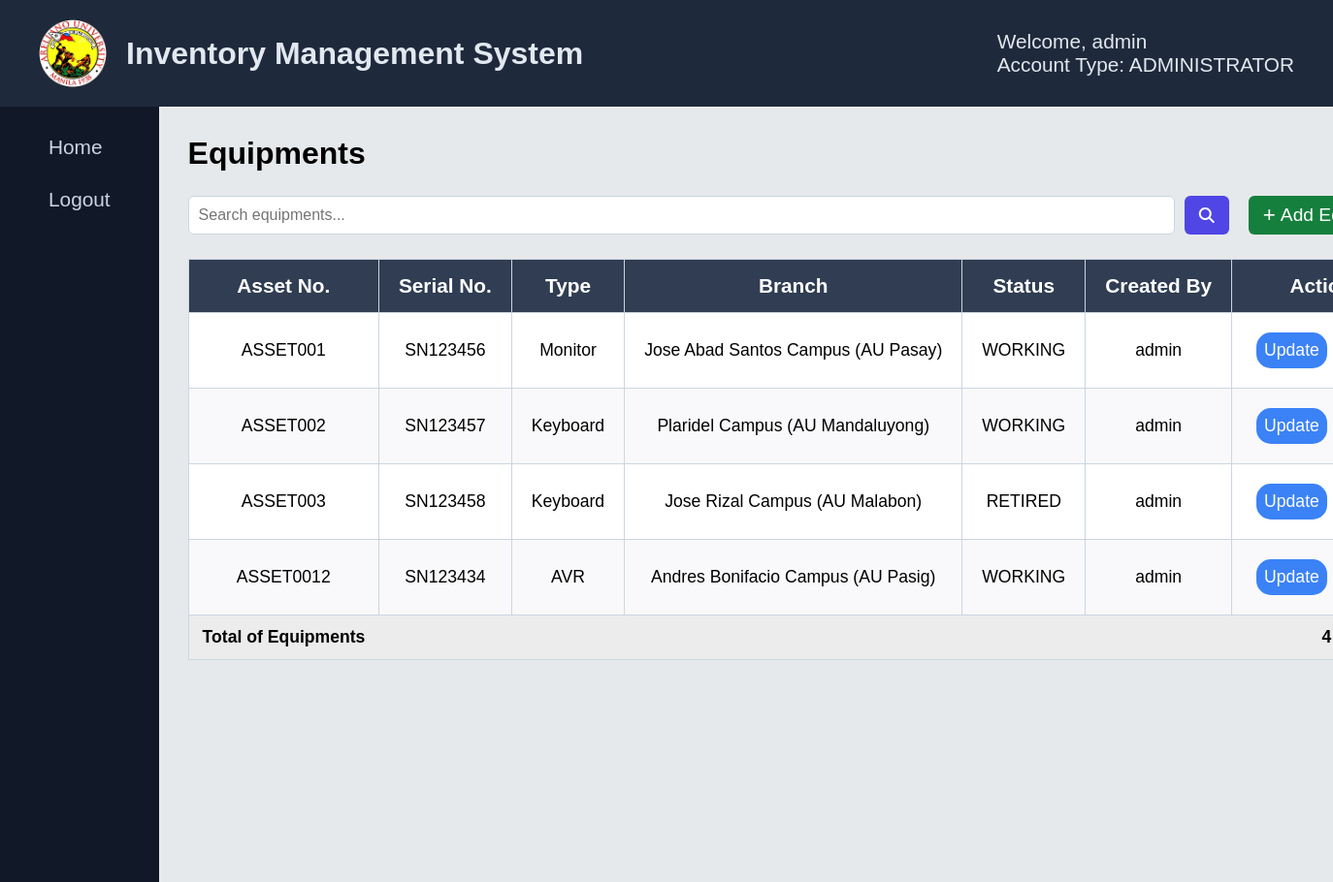
The app's page /equipmentManagement/equipment-management.php (signed in) with its own data.
### tables this page shows
CREATE TABLE `tblequipments` (
  `asset_number` varchar(100) NOT NULL,
  `serial_number` varchar(100) NOT NULL,
  `type` enum('CPU','Printer','Monitor','Keyboard','Mouse','AVR','Projector','MAC') NOT NULL,
  `manufacturer` varchar(100) NOT NULL,
  `year_model` int(11) NOT NULL,
  `description` text DEFAULT NULL,
  `branch` varchar(100) NOT NULL,
  `department` varchar(150) NOT NULL,
  `status` enum('WORKING','ON-REPAIR','RETIRED') DEFAULT 'WORKING',
  `created_by` varchar(50) NOT NULL,
  `date_created` datetime DEFAULT current_timestamp()
);

### equipmentManagement/equipment-management.php (the view, shortened to what this page needs)
<?php
require_once("../config/config.php");
?>
<!DOCTYPE html>
<html lang="en">
<head>
    <link rel="stylesheet" href="https://cdnjs.cloudflare.com/ajax/libs/font-awesome/6.5.1/css/all.min.css">
    <link rel="stylesheet" href="../assets/css/notification.css">
</head>
<body>
    <?php include("../includes/nav-sidebar.php");?>
        <div class="container">
            <form action="<?php echo htmlspecialchars($_SERVER['PHP_SELF'])?>" method="post">
                <h4>Equipments</h4>
                <div class="head-con">
                    <div class="searchdiv">
                        <input type="text" name="txtsearch" placeholder="Search equipments...">
                        <button type="submit" name="btnsearch" class="search-btn">
                            <i class="fa-solid fa-magnifying-glass"></i>
                        </button>
                    </div>
                    <div class="create-div">
                        <a href="./create-equipment.php" name="btncreate" class="create-btn">
                            <span style="margin-right: 5px; font-size: 1.4rem;">+</span><span class="mobile-block">Add Equipment</span>
                        </a>
                    </div>
                </div>
            <div class="table-div">
                <?php
                function buildtable($result) {
                    if (mysqli_num_rows($result) > 0) {
                        echo "<table>";
                        echo "<tr>";
                        echo "<th>Asset No.</th><th>Serial No.</th><th>Type</th><th>Branch</th><th>Status</th><th>Created By</th><th>Actions</th>";
                        echo "</tr>";
                        while ($row = mysqli_fetch_array($result)) {
                            echo "<tr>";
                            echo "<td>" . $row['asset_number'] . "</td>";
                            echo "<td>" . $row['serial_number'] . "</td>";
                            echo "<td>" . $row['type'] . "</td>";
                            echo "<td>" . $row['branch'] . "</td>";
                            echo "<td>" . $row['status'] . "</td>";
                            echo "<td>" . $row['created_by'] . "</td>";
                            echo "<td class = 'actions'>";
                            echo "<a href = 'update-equipment.php?asset_number=". $row['asset_number']. "' class='update'>Update</a>";
                            echo "</td>";
                            echo "</tr>";
                        }
                        echo "<tr class='countTotal'>";
                        echo "<td>Total of Equipments</td>";
                        echo "<td colspan='5'></td>";
                        echo "<td>". mysqli_num_rows($result)."</td>";
                        echo "</tr>";
                        echo "</table>";
                    } else {
                        echo "No record/s found.";
                    }
                }
                if (isset($_POST['btnsearch'])) {
                    $sql = "SELECT * FROM tblequipments WHERE asset_number LIKE ? OR serial_number LIKE ? OR type LIKE ? OR branch LIKE ? OR status LIKE ? OR department LIKE ? ORDER BY date_created";
                    if ($stmt = mysqli_prepare($link, $sql)) {
                        $searchvalue = '%' . $_POST['txtsearch'] . '%';
                        mysqli_stmt_bind_param($stmt, "ssssss", $searchvalue, $searchvalue, $searchvalue, $searchvalue, $searchvalue, $searchvalue);
                        if (mysqli_stmt_execute($stmt)) {
                            $result = mysqli_stmt_get_result($stmt);
                            buildtable($result);
                        }
                    }
                } else {
                    $sql = "SELECT * FROM tblequipments ORDER BY type";
                    if ($stmt = mysqli_prepare($link, $sql)) {
                        if (mysqli_stmt_execute($stmt)) {
                            $result = mysqli_stmt_get_result($stmt);
                            buildtable($result);
                        }
                    }
                }
                ?>
            </div>
            </form>
        </div>
    </main>
</body>
</html>

### includes/nav-sidebar.php (shortened to what this page needs)
<nav>
      <div class="usernav">
          <div class="nav-title">
              <img src="../assets/img/aulogo.png" alt="">
              <h4>Inventory Management System</h4>
          </div>
          <?php
              if (isset($_SESSION['username'])) {
          ?>
              <div class="nav-user" >
                  <p>Welcome, <?php echo $_SESSION['username']?></p>
                  <p>Account Type: <?php echo $_SESSION['usertype']?> </p>
              </div>
          <?php } else {
                  header('location: ../login.php');
              }
          ?>
      </div>
  </nav>
  <main>
      <aside id="sidebar">
          <a href="../equipmentManagement/equipment-management.php">Home</a>
          <a href="../auth/logout.php">Logout</a>
      </aside>

### equipmentManagement/equipment-management.php (style rules this page uses)
* { font-family: Arial, Helvetica, sans-serif; padding: 0; margin: 0; box-sizing: border-box; }
body { background-color: #e6e9eb; }
.container { padding: 30px 30px; width: 100%; height: 100%; }
form { display: flex; flex-direction: column; gap: 5px; width: 100%; max-width: 100%; }
form h4 { font-size: 2rem; }
.head-con { width: 100%; display: flex; padding: 20px 0px; gap: 20px; }
.searchdiv { display: flex; gap: 10px; flex: 1; }
.searchdiv input[type="text"] { flex: 1; padding: 10px; border-radius: 6px; border: 1px solid #CBD5E1; outline: none; font-size: 1rem; }
.search-btn i { font-size: 1rem; }
.search-btn { background-color: #4F46E5; border: none; border-radius: 6px; padding: 0 15px; color: white; cursor: pointer; display: flex; align-items: center; justify-content: center; font-size: 1rem; }
.create-btn { background-color: #15803d; border: none; text-decoration: none; border-radius: 6px; padding: 0 15px; height: 100%; color: white; cursor: pointer; display: flex; align-items: center; justify-content: center; font-size: 1.2rem; }
.table-div { overflow-x: auto; width: 100%; }
table { border: 1px solid #CBD5E1; border-collapse: collapse; background-color: white; width: 100%; -webkit-overflow-scrolling: touch; }
th { background-color: #303d52; color: white; padding: 15px 20px; font-size: 1.3rem; }
td { font-size: 1.1rem; padding: 15px 20px; }
th { background-color: #303d52; color: white; }
tr, th, td { border: 1px solid #CBD5E1; text-align: center; white-space: nowrap; }
tr:nth-child(odd) { background-color: #f9f9fb; }
.actions { display: flex; justify-content: center; }
.actions a, .actions button { text-decoration: none; color: white; }
.actions .update, .actions .delete { padding: 8px; margin: 5px; border-radius: 15px; cursor: pointer; }
.actions .update { background-color: #3B82F6; }
td.actions { border: none; }
.countTotal td { border: none !important; background-color: #ececec; padding: 12px 14px; font-weight: 600; }
.countTotal td:last-child { font-weight: 700; text-align: center; }

### includes/nav-sidebar.php (style rules this page uses)
html, body { height: 100%; margin: 0; }
nav { display: flex; font-size: 1rem; gap: 20px; background-color: #1E293B; color: #E2E8F0; padding: 20px; }
nav img { width: 70px; height: 70px; }
.usernav { display: flex; align-items: center; justify-content: space-between; width: 100%; padding: 0 20px; }
aside { display: flex; flex-direction: column; padding: 30px 50px; min-height: 100vh; gap: 30px; background-color: #111827; }
aside a { text-decoration: none; color: #CBD5E1; cursor: pointer; font-size: 1.3rem; }
main { display: flex; min-height: 100vh; }
.nav-title { display: flex; align-items: center; gap: 20px; }
.nav-title img { width: 70px; height: 70px; }
.nav-title h4 { font-size: 2rem; }
.nav-user { display: flex; flex-direction: column; font-size: 1.3rem; }

### equipmentManagement/delete-equipment.php (style rules this page uses)
form a { text-decoration: none; color: black; }

### records on screen
tblequipments: asset_number "ASSET001", serial_number "SN123456", type "Monitor", branch "Jose Abad Santos Campus (AU Pasay)", status "WORKING", created_by "admin"
tblequipments: asset_number "ASSET002", serial_number "SN123457", type "Keyboard", branch "Plaridel Campus (AU Mandaluyong)", status "WORKING", created_by "admin"
tblequipments: asset_number "ASSET003", serial_number "SN123458", type "Keyboard", branch "Jose Rizal Campus (AU Malabon)", status "RETIRED", created_by "admin"
tblequipments: asset_number "ASSET0012", serial_number "SN123434", type "AVR", branch "Andres Bonifacio Campus (AU Pasig)", status "WORKING", created_by "admin"

### other values on screen
$_SESSION['username'] "admin"
$_SESSION['usertype'] "ADMINISTRATOR"
mysqli_num_rows($result) "4"
